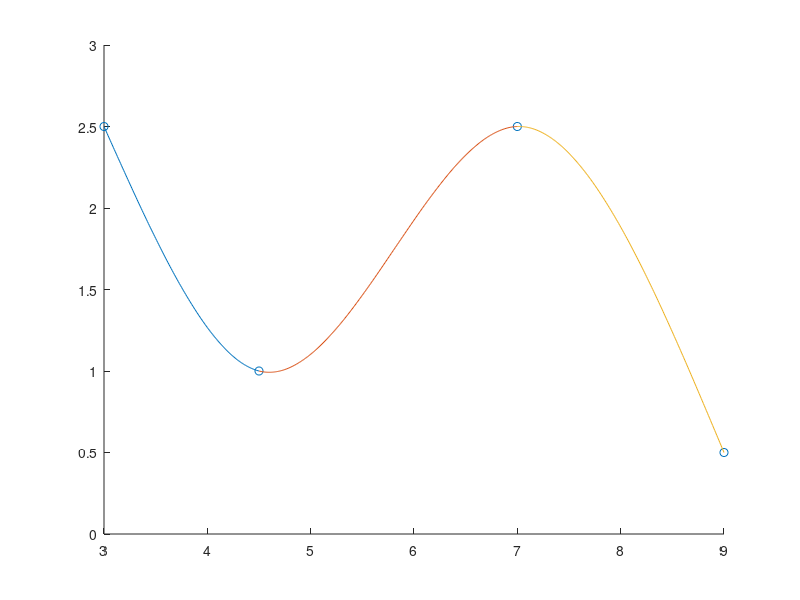

Here is the MATLAB script that generated this plot: (Note: this script raises an error after producing the figure.)
x = [1 2 3];
y = [2 3 5];

n = length(x)-1;

matrix = zeros(3*n);
mat_y = zeros(3*n,1);

% cond uno
for i  = 1:n-1
    for j = 0:2
        matrix(2*i-1,j+3*i-2) = x(i+1)^j;
        matrix(2*i,j+3*i+1) = x(i+1)^j;
    end
    mat_y(2*i-1) = y(i+1);
    mat_y(2*i) = y(i+1);
end

% cond dos
for j = 0:2
    matrix(2*n-1,j+1) = x(1)^j;
    matrix(2*n,j+3*n-2) = x(end)^j;

    mat_y(2*n-1) = y(1);
    mat_y(2*n) = y(end);
end

% cond tres
for i  = 1:n-1
    for j = 0:1
        matrix(i+2*n,j+3*i-1) = (j+1)*x(i+1)^j;
        matrix(i+2*n,j+3*i+2) = -(j+1)*x(i+1)^j;
    end
end

% cond cuatro
matrix(end,3) = 1;


p = matrix \ mat_y;

scatter(x,y)
hold on

range1 = x(1):.01:x(2);
range2 = x(2):.01:x(3);
plot(range1,polyval(flip(p(1:3)), range1))
plot(range2,polyval(flip(p(4:6)), range2))
hold off

%%

x = [3 4.5 7 9];
y = [2.5 1 2.5 0.5];

n = length(x)-1;

matrix = zeros(4*n);
mat_y = zeros(4*n,1);

% cond uno
for i  = 1:n
    matrix(i,4*i-3) = 1;
    mat_y(i) = y(i);
end
for i = 0:3
    matrix(n+1,4*n-3+i) = (x(end)-x(n))^i;
end
mat_y(n+1) = y(end);

% cond dos
for i = 1:n-1
    for j = 0:3
        matrix(n+1+i, 4*i-3+j) = (x(i+1)-x(i))^j;
    end
    matrix(n+1+i, 4*i+1) = -1;
end

% cond tres
for i  = 1:n-1
    for j = 0:2
        matrix(i+2*n,j+4*i-2) = (j+1)*(x(i+1)-x(i))^j;
    end
    matrix(i+2*n,4*i+2) = -1;
end

% cond cuatro
for i  = 1:n-1
    for j = 0:1
        matrix(3*n+i-1,j+4*i-1) = (j+1)*(j+2)*(x(i+1)-x(i))^j;
    end
    matrix(3*n+i-1,4*i+3) = -2;
end

% cond cinco
matrix(4*n-1, 3) = 1;
matrix(4*n, 4*n-1) = 2;
matrix(4*n, 4*n) = 6*(x(end)-x(n));

p = matrix \ mat_y;

scatter(x,y)
hold on

range1 = x(1):.01:x(2);
range2 = x(2):.01:x(3);
range3 = x(3):.01:x(4);
plot(range1,polyval(flip(p(1:4)), range1-x(1)))
plot(range2,polyval(flip(p(5:8)), range2-x(2)))
plot(range3,polyval(flip(p(9:12)), range3-x(3)))
hold off

%%
x = [3 4.5 7 9];
y = [2.5 1 2.5 0.5];

p = splines(x,y);

scatter(x,y)
hold on

range1 = x(1):.01:x(2);
range2 = x(2):.01:x(3);
range3 = x(3):.01:x(4);
plot(range1,polyval(flip(p(1:4)), range1-x(1)))
plot(range2,polyval(flip(p(5:8)), range2-x(2)))
plot(range3,polyval(flip(p(9:12)), range3-x(3)))
hold off

%%
x = [0 1 2 3];
y = [1 exp(1) exp(2) exp(3)];

p = splines(x,y);

scatter(x,y)
hold on

range1 = x(1):.01:x(2);
range2 = x(2):.01:x(3);
range3 = x(3):.01:x(4);
plot(range1,polyval(flip(p(1:4)), range1-x(1)))
plot(range2,polyval(flip(p(5:8)), range2-x(2)))
plot(range3,polyval(flip(p(9:12)), range3-x(3)))
hold off